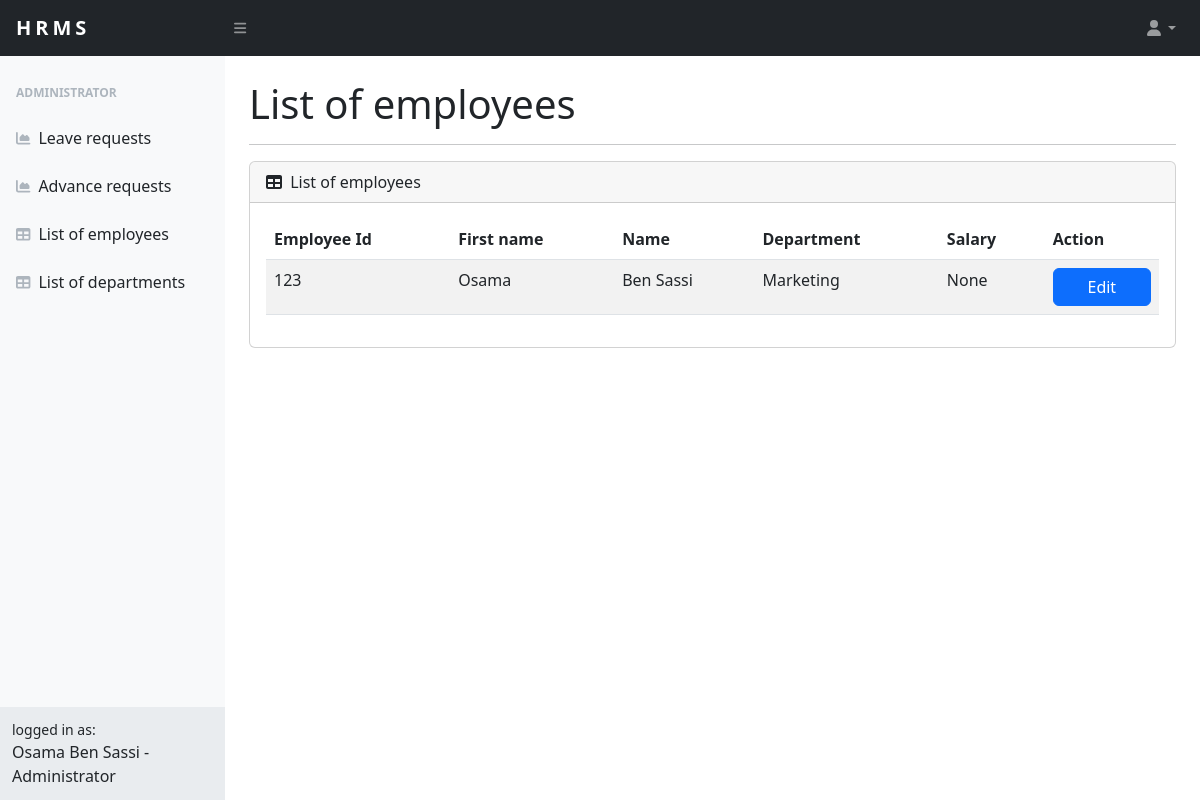
Before: /admin/list_employees (signed in) with the older database file.
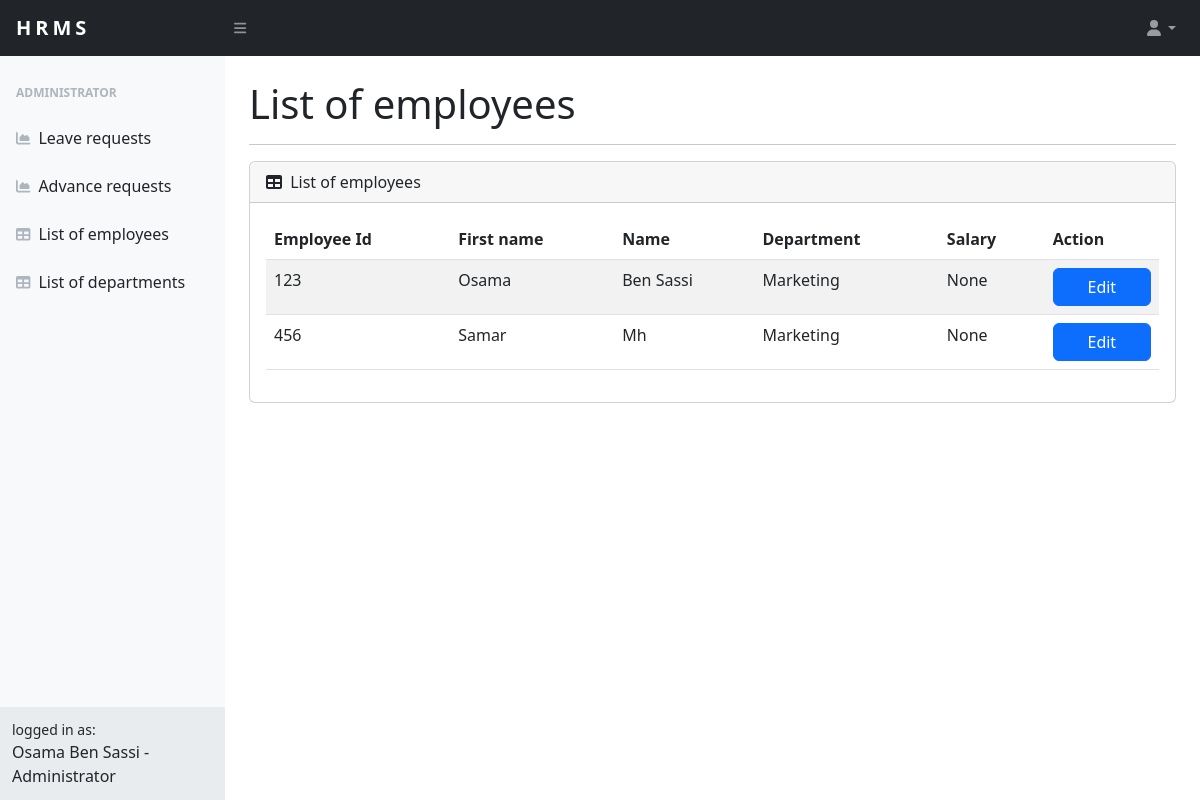
After: the same page with the newer database file.
### src/models.py (models this page shows, shortened)
class User(UserMixin,db.Model):
    employee_id = db.Column(db.Integer,primary_key=True)
    first_name = db.Column(db.String(20))
    last_name = db.Column(db.String(20))
    email = db.Column(db.String(100), unique=True)
    password = db.Column(db.String(100))
    dep_name = db.Column(db.Integer,db.ForeignKey('departements.name')) #foreign key
    address = db.Column(db.String(100))
    phone = db.Column(db.Integer)
    salaire = db.Column(db.Integer)
    is_admin = db.Column(db.Boolean)

### src/admin/routes.py (the view)
@admin.route("/list_employees",methods=['POST','GET'])
@login_required
def list_employees():
    result = AdminOnly()
    if result == False:
        return redirect(url_for('home.home'))
    if request.method == 'POST':
        return redirect(url_for('admin.edit_employee',employee_id=request.form["employee_id"]))
    fullname,role = fullname_role()
    users = User.query.all()
    list_users = []
    for user in users:
        list_users.append({"employee_id":user.employee_id,"firstname":user.first_name,"lastname":user.last_name,"dep":user.dep_name,"salary":user.salaire})
    return render_template('admin/list_employees.html',list_users = list_users,fullname = fullname,role=role)

### src/admin/modules.py (called while the page is built)
def AdminOnly():
    employee_id = current_user.employee_id
    if current_user.is_admin == 0:
        flash("Administrative access only")
    return True if current_user.is_admin == 1 else False

def fullname_role():
    fullname = current_user.first_name + " " + current_user.last_name
    is_admin = 'Administrator' if current_user.is_admin == 1 else 'Employee'
    return (fullname,is_admin)

### src/app.py (called while the page is built)
@login_manager.user_loader
def load_user(user_id):
    return User.query.get(int(user_id))

### src/templates/admin/list_employees.html (shortened to what this page needs)
{% extends "base.html" %}
{% block content %}
<div id="layoutSidenav_content">
    <main>
        <div class="container-fluid px-4">
<h1 class="mt-4">List of employees</h1><hr>
<div class="card mb-4">
    <div class="card-header">
        <i class="fas fa-table me-1"></i>
        List of employees
    </div>
    <div class="card-body">
        <table class="table table-striped">
            <thead>
              <tr>
                <th scope="col">Employee Id</th>
                <th scope="col">First name</th>
                <th scope="col">Name</th>
                <th scope="col">Department</th>
                <th scope="col">Salary</th>
                <th scope="col">Action</th>
              </tr>
            </thead>
            <tbody>
              {% for user in list_users %}
              <form action="#" method="POST">
                  <tr>
                      <td><input type="hidden" name="employee_idb" value="{{ user['employee_id'] }}"/>{{ user['employee_id'] }}</td>
                      <td>{{ user['firstname'] }}</td>
                      <td>{{ user['lastname'] }}</td>
                      <td>{{ user['dep'] }}</td>
                      <td>{{ user['salary'] }}</td>
                      <td><input name="Edit" type="submit" value="Edit" class="btn btn-primary" style="width:100%"/></td>
                  </tr>
              </form>
              {% endfor %}
          </tbody>
          </table>
    </div>
</div>
</div>
</main>
{% endblock content %}

Changed rows visible on the page:
added User: employee_id "456", firstname "Samar", lastname "Mh", dep "Marketing", salary "None"
